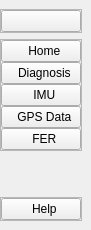
     <widget class="QCustomSlideMenu" name="LeftMenuContainer" native="true">
      <property name="maximumSize">
       <size>
        <width>55</width>
        <height>16777215</height>
       </size>
      </property>
      <layout class="QVBoxLayout" name="verticalLayout">
       <property name="spacing">
        <number>0</number>
       </property>
       <property name="leftMargin">
        <number>0</number>
       </property>
       <property name="topMargin">
        <number>0</number>
       </property>
       <property name="rightMargin">
        <number>0</number>
       </property>
       <property name="bottomMargin">
        <number>0</number>
       </property>
       <item>
        <widget class="QWidget" name="LeftMenuSubContainer" native="true">
         <layout class="QVBoxLayout" name="verticalLayout_2">
          <property name="leftMargin">
           <number>0</number>
          </property>
          <item>
           <widget class="QFrame" name="frame">
            <property name="frameShape">
             <enum>QFrame::StyledPanel</enum>
            </property>
            <property name="frameShadow">
             <enum>QFrame::Raised</enum>
            </property>
            <layout class="QHBoxLayout" name="horizontalLayout_2">
             <property name="spacing">
              <number>0</number>
             </property>
             <property name="leftMargin">
              <number>0</number>
             </property>
             <property name="topMargin">
              <number>0</number>
             </property>
             <property name="rightMargin">
              <number>0</number>
             </property>
             <property name="bottomMargin">
              <number>0</number>
             </property>
             <item>
              <widget class="QPushButton" name="menuBtn">
               <property name="toolTip">
                <string>Menu</string>
               </property>
               <property name="text">
                <string/>
               </property>
               <property name="icon">
                <iconset resource="resources.qrc">
                 <normaloff>:/icons/icons/menu.svg</normaloff>:/icons/icons/menu.svg</iconset>
               </property>
               <property name="iconSize">
                <size>
                 <width>24</width>
                 <height>24</height>
                </size>
               </property>
              </widget>
             </item>
            </layout>
           </widget>
          </item>
          <item>
           <widget class="QFrame" name="frame_2">
            <property name="sizePolicy">
             <sizepolicy hsizetype="Preferred" vsizetype="Preferred">
              <horstretch>0</horstretch>
              <verstretch>0</verstretch>
             </sizepolicy>
            </property>
            <property name="frameShape">
             <enum>QFrame::StyledPanel</enum>
            </property>
            <property name="frameShadow">
             <enum>QFrame::Raised</enum>
            </property>
            <layout class="QVBoxLayout" name="verticalLayout_3">
             <property name="spacing">
              <number>0</number>
             </property>
             <property name="leftMargin">
              <number>0</number>
             </property>
             <property name="topMargin">
              <number>0</number>
             </property>
             <property name="rightMargin">
              <number>0</number>
             </property>
             <property name="bottomMargin">
              <number>0</number>
             </property>
             <item>
              <widget class="QPushButton" name="homebtn">
               <property name="toolTip">
                <string>Home</string>
               </property>
               <property name="styleSheet">
                <string notr="true"/>
               </property>
               <property name="text">
                <string>  Home</string>
               </property>
               <property name="icon">
                <iconset resource="resources.qrc">
                 <normaloff>:/icons/icons/home.svg</normaloff>:/icons/icons/home.svg</iconset>
               </property>
               <property name="iconSize">
                <size>
                 <width>24</width>
                 <height>24</height>
                </size>
               </property>
              </widget>
             </item>
             <item>
              <widget class="QPushButton" name="obdbtn">
               <property name="toolTip">
                <string>OBD Data</string>
               </property>
               <property name="text">
                <string>  Diagnosis</string>
               </property>
               <property name="icon">
                <iconset resource="resources.qrc">
                 <normaloff>:/icons/icons/bluetooth.svg</normaloff>:/icons/icons/bluetooth.svg</iconset>
               </property>
               <property name="iconSize">
                <size>
                 <width>24</width>
                 <height>24</height>
                </size>
               </property>
              </widget>
             </item>
             <item>
              <widget class="QPushButton" name="imusbtn">
               <property name="toolTip">
                <string>IMU Data</string>
               </property>
               <property name="text">
                <string>  IMU</string>
               </property>
               <property name="icon">
                <iconset resource="resources.qrc">
                 <normaloff>:/icons/icons/globe.svg</normaloff>:/icons/icons/globe.svg</iconset>
               </property>
               <property name="iconSize">
                <size>
                 <width>24</width>
                 <height>24</height>
                </size>
               </property>
              </widget>
             </item>
             <item>
              <widget class="QPushButton" name="gpsbtn">
               <property name="toolTip">
                <string>GPS Data Coordinate</string>
               </property>
               <property name="text">
                <string>  GPS Data</string>
               </property>
               <property name="icon">
                <iconset resource="resources.qrc">
                 <normaloff>:/icons/icons/send.svg</normaloff>:/icons/icons/send.svg</iconset>
               </property>
               <property name="iconSize">
                <size>
                 <width>24</width>
                 <height>24</height>
                </size>
               </property>
              </widget>
             </item>
             <item>
              <widget class="QPushButton" name="cambtn">
               <property name="toolTip">
                <string>FER (Facial Expression Recognition)</string>
               </property>
               <property name="text">
                <string>  FER</string>
               </property>
               <property name="icon">
                <iconset resource="resources.qrc">
                 <normaloff>:/icons/icons/camera.svg</normaloff>:/icons/icons/camera.svg</iconset>
               </property>
               <property name="iconSize">
                <size>
                 <width>24</width>
                 <height>24</height>
                </size>
               </property>
              </widget>
             </item>
            </layout>
           </widget>
          </item>
          <item>
           <spacer name="verticalSpacer">
            <property name="orientation">
             <enum>Qt::Vertical</enum>
            </property>
            <property name="sizeHint" stdset="0">
             <size>
              <width>20</width>
              <height>40</height>
             </size>
            </property>
           </spacer>
          </item>
          <item>
           <widget class="QFrame" name="frame_3">
            <property name="frameShape">
             <enum>QFrame::StyledPanel</enum>
            </property>
            <property name="frameShadow">
             <enum>QFrame::Raised</enum>
            </property>
            <layout class="QVBoxLayout" name="verticalLayout_4">
             <property name="spacing">
              <number>0</number>
             </property>
             <property name="leftMargin">
              <number>0</number>
             </property>
             <property name="topMargin">
              <number>0</number>
             </property>
             <property name="rightMargin">
              <number>0</number>
             </property>
             <property name="bottomMargin">
              <number>0</number>
             </property>
             <item>
              <widget class="QPushButton" name="helpbtn">
               <property name="toolTip">
                <string>Get more help</string>
               </property>
               <property name="text">
                <string>  Help</string>
               </property>
               <property name="icon">
                <iconset resource="resources.qrc">
                 <normaloff>:/icons/icons/help-circle.svg</normaloff>:/icons/icons/help-circle.svg</iconset>
               </property>
               <property name="iconSize">
                <size>
                 <width>24</width>
                 <height>24</height>
                </size>
               </property>
              </widget>
             </item>
            </layout>
           </widget>
          </item>
         </layout>
        </widget>
       </item>
      </layout>
     </widget>
